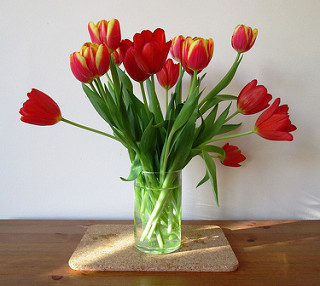
#> input picture TrainingAndDatasets/datasets/flowers_yolo/images/train/12873145295_438b8197a7_n.jpg, 320 x 286 px
$ python -i inference.py   (imports and definitions only)
#> lines starting #> are read from the running program, lines starting #| are printed output that depends on the picture; after the words box and inside, x2 and y2 are one past the last pixel; in counts of white or black regions, pixels touching at a corner belong together
#> further down, picture is the input picture: shape (286, 320, 3); mean B, G, R 128.7, 146.4, 163
from __future__ import annotations

from dataclasses import dataclass
from typing import Any, Dict, List, Optional

import cv2
import numpy as np

from .config import CONFIG


@dataclass
class Detection:
    bbox: List[float]  # [x1, y1, x2, y2]
    class_name: str
    score: float


class InferenceEngine:
    def __init__(self, model_path: Optional[str] = None, device: Optional[str] = None):
        self.model_path = model_path or CONFIG.yolo_model_path
        self.device = device or CONFIG.device
        self._yolo_model = None
        self._yolo_available_error: Optional[str] = None

        self._try_load_yolo()
#> (the call stopped at in _try_load_yolo, `self._yolo_model = YOLO(self.model_path)`: ultralytics is not available in this run)

    # --- Public API ---
    def analyze_image(self, image_bgr: np.ndarray) -> Dict[str, Any]:
        if image_bgr is None or image_bgr.size == 0:
            raise ValueError("Пустое изображение для анализа")

        if self._yolo_model is not None:
            try:
                return self._run_yolo(image_bgr)
            except Exception as e:  # Резерв к эвристике
                self._yolo_available_error = f"Ошибка инференса YOLO: {e}"

        return self._run_heuristic(image_bgr)

    # [6 lines left out: function yolo_status, not called in this run]

    # --- Private helpers ---
    def _try_load_yolo(self) -> None:
        try:
            from ultralytics import YOLO  # Lazy import

            self._yolo_model = YOLO(self.model_path)
            # Device selection is in predict call; store preferred device
        except Exception as e:
            self._yolo_model = None
            self._yolo_available_error = str(e)

    # [37 lines left out: function _run_yolo, not called in this run]

    def _run_heuristic(self, image_bgr: np.ndarray) -> Dict[str, Any]:
        # Простая эвристика Excess Green для поиска «зелени»
        image = image_bgr.copy()
        b, g, r = cv2.split(image)
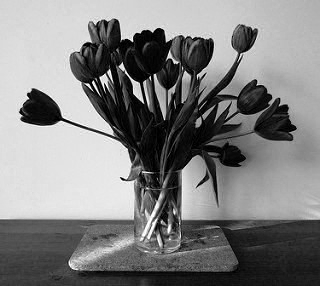
#> b: shape (286, 320); min 0, max 255, mean 128.7
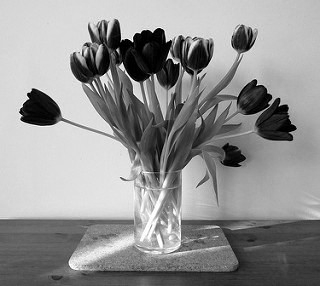
#> g: shape (286, 320); min 0, max 255, mean 146.4
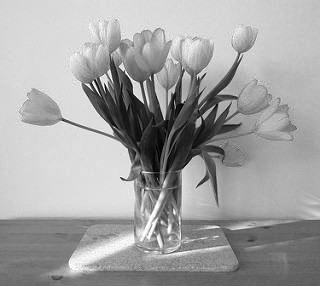
#> r: shape (286, 320); min 0, max 255, mean 163
        exg = 2 * g.astype(np.int16) - r.astype(np.int16) - b.astype(np.int16)
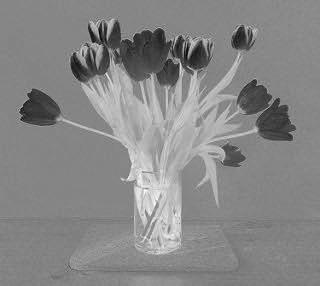
#> exg: shape (286, 320) int16; min -277, max 247, mean 1.1; drawn with min black and max white
        exg = np.clip(exg, 0, 255).astype(np.uint8)
        exg = cv2.GaussianBlur(exg, (5, 5), 0)
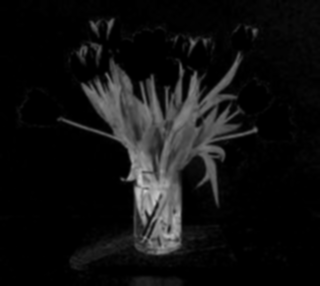
#> exg: shape (286, 320); min 0, max 200, mean 16.9

        # Адаптивный порог
        thr = cv2.adaptiveThreshold(
            exg, 255, cv2.ADAPTIVE_THRESH_GAUSSIAN_C, cv2.THRESH_BINARY, 31, -5
        )
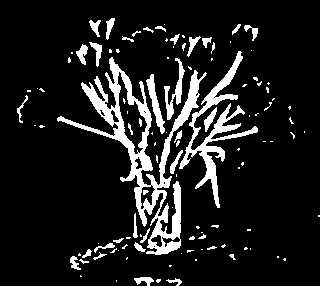
#> thr: shape (286, 320); 11.8% white; 112 white regions (73 under 20 px), largest, box (x1, y1, x2, y2) and area: (57, 57, 207, 255) 5245, (179, 51, 258, 208) 2222, (164, 58, 185, 120) 406
        # Морфологическая очистка
        kernel = np.ones((3, 3), np.uint8)
        opened = cv2.morphologyEx(thr, cv2.MORPH_OPEN, kernel, iterations=2)
#> opened: shape (286, 320); 6.6% white; 45 white regions, largest, box (x1, y1, x2, y2) and area: (206, 56, 242, 106) 514, (198, 144, 225, 195) 508, (174, 75, 199, 128) 488
        closed = cv2.morphologyEx(opened, cv2.MORPH_CLOSE, kernel, iterations=2)
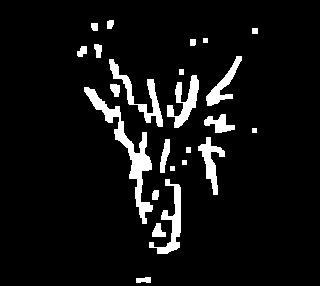
#> closed: shape (286, 320); 7% white; 24 white regions

        # Поиск контуров
        contours, _ = cv2.findContours(closed, cv2.RETR_EXTERNAL, cv2.CHAIN_APPROX_SIMPLE)
#> contours = 24 contours, 4 with area under 20; largest, box (x1, y1, x2, y2) and area: (84, 87, 153, 224) 1451, (109, 59, 163, 127) 669, (149, 179, 181, 254) 634, (167, 75, 199, 128) 604, (198, 137, 225, 195) 486

        h_img, w_img = image_bgr.shape[:2]
#> h_img = 286; w_img = 320
        img_area = float(max(1, w_img * h_img))
#> img_area = 91520

        raw_detections: List[Detection] = []
        # (det, area, aspect, vertical_factor, rectangularity, score)
        candidates: List[tuple[Detection, float, float, float, float, float]] = []
        for cnt in contours:
            area = cv2.contourArea(cnt)
            if area < max(1, CONFIG.heuristic_min_area):
                continue
            x, y, w, h = cv2.boundingRect(cnt)
            short_side = max(1, min(w, h))
            aspect = max(w, h) / float(short_side)
            area_ratio = float(area) / img_area
            rectangularity = float(area) / float(max(1, w * h))

            if area_ratio < CONFIG.heuristic_min_area_ratio:
                continue
            if rectangularity < CONFIG.heuristic_min_rectangularity:
                continue

            # Оценка вертикальности по эллипсу (если доступно)
            vertical_factor = 1.0
            if CONFIG.heuristic_prefer_vertical and len(cnt) >= 5:
                try:
                    (cx, cy), (ma, Mi), angle = cv2.fitEllipse(cnt)
                    # угол 0-180 относительно оси X; близость к 90 — вертикаль
                    diff = abs(angle - 90.0)
                    if diff > 90.0:
                        diff = 180.0 - diff
                    tol = max(1e-6, CONFIG.heuristic_vertical_tolerance_deg)
                    vertical_factor = max(0.0, 1.0 - diff / tol)
                except Exception:
                    vertical_factor = 1.0
            det = Detection(
                bbox=[float(x), float(y), float(x + w), float(y + h)],
                class_name="healthy",
                score=0.5,
            )
            raw_detections.append(det)
            if aspect >= CONFIG.heuristic_min_aspect:
                # Комбинированный скор: размер * вытянутость * вертикальность * прямоугольность
                score = float(area) * float(aspect) * float(1.0 + vertical_factor) * float(1.0 + rectangularity)
                candidates.append((det, float(area), float(aspect), float(vertical_factor), float(rectangularity), float(score)))
#> this loop made 24 passes
#> area on passes 1, 2, 3, 4, 8, 9, 11, 12, 13, 14, 16, 17: 56.5, 105, 48.5, 634, 161, 486.5, 261.5, 1451, 81, 604.5, 669, 462.5
#> (cnt, area) on passes 7, 15, 22: ([[186, 147], [186, 152], [190, 152], [190, 147]], 20), ([[179, 69], [179, 74], [183, 74], [183, 69]], 20), ([[252, 28], [252, 33], [257, 33], [257, 28]], 25)
#> after the loop, candidates = []; raw_detections = []

        detections: List[Detection]
        if CONFIG.heuristic_single_object:
            best: Optional[Detection] = None
            if candidates:
                candidates.sort(key=lambda t: t[-1], reverse=True)
                best = candidates[0][0]
            elif raw_detections:
                # если нет вытянутых — возьмём крупнейший
                raw_detections.sort(
                    key=lambda d: (d.bbox[2] - d.bbox[0]) * (d.bbox[3] - d.bbox[1]),
                    reverse=True,
                )
                best = raw_detections[0]

            if best is not None:
                best.class_name = "fruit"
                best.score = 0.9
                detections = [best]
            else:
                detections = []
        else:
            detections = raw_detections

        counts: Dict[str, int] = {}
        for d in detections:
            counts[d.class_name] = counts.get(d.class_name, 0) + 1

        return {
            "engine": "heuristic",
            "model_path": None,
            "device": self.device,
            "detections": [d.__dict__ for d in detections],
            "counts": counts,
            "note": "Использована эвристика (по зелени) как резерв",
        }

>>> import cv2
>>> picture = cv2.imread('../TrainingAndDatasets/datasets/flowers_yolo/images/train/12873145295_438b8197a7_n.jpg')
>>> result = InferenceEngine().analyze_image(picture)
#> result = 6 items

$ run again, on TrainingAndDatasets/datasets/flowers_yolo/images/train/13530687085_9b515735ef_m.jpg
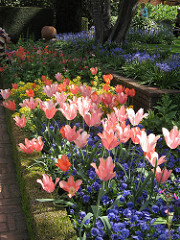
#> input picture TrainingAndDatasets/datasets/flowers_yolo/images/train/13530687085_9b515735ef_m.jpg, 180 x 240 px
#> picture is the input picture: shape (240, 180, 3); mean B, G, R 66.6, 79.2, 88.3
#> in _run_heuristic, `thr = cv2.adaptiveThreshold( exg, 255, cv2.ADAPTIVE_THRESH_GAUSSIAN_C,..`:
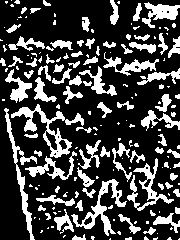
#> thr: shape (240, 180); 26% white; 180 white regions (98 under 20 px), largest, box (x1, y1, x2, y2) and area: (11, 104, 84, 158) 910, (71, 179, 127, 236) 742, (4, 108, 37, 240) 689
#> opened: shape (240, 180); 8.4% white; 63 white regions, largest, box (x1, y1, x2, y2) and area: (147, 4, 177, 20) 317, (11, 82, 32, 100) 225, (36, 82, 47, 101) 136
#> in _run_heuristic, `closed = cv2.morphologyEx(opened, cv2.MORPH_CLOSE, kernel, iterations=2)`:
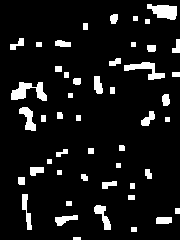
#> closed: shape (240, 180); 8.8% white; 49 white regions
#> contours = 49 contours, 9 with area under 20; largest, box (x1, y1, x2, y2) and area: (11, 82, 47, 101) 308, (147, 4, 177, 20) 285, (124, 62, 165, 80) 240, (19, 107, 36, 131) 180, (94, 205, 111, 230) 152
#> the loop in _run_heuristic, `for cnt in contours:` made 49 passes
#> area on passes 3, 4, 6, 9, 11, 12, 13, 15: 87, 114.5, 152.5, 127.5, 62, 41.5, 29, 41
#> after the loop in _run_heuristic, `for cnt in contours:`: candidates = []
#> result = 6 items

$ run again, on TrainingAndDatasets/datasets/flowers_yolo/images/train/13562271714_d534531374.jpg
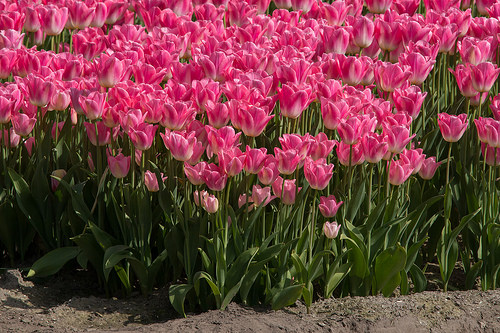
#> input picture TrainingAndDatasets/datasets/flowers_yolo/images/train/13562271714_d534531374.jpg, 500 x 333 px
#> picture is the input picture: shape (333, 500, 3); mean B, G, R 64.6, 62.1, 115
#> in _run_heuristic, `thr = cv2.adaptiveThreshold( exg, 255, cv2.ADAPTIVE_THRESH_GAUSSIAN_C,..`:
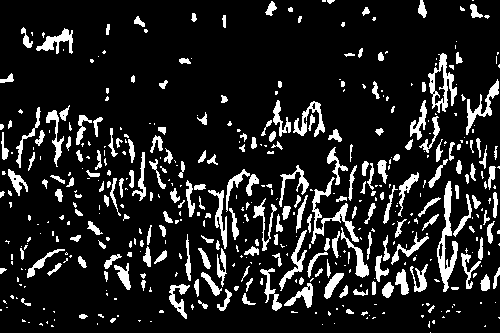
#> thr: shape (333, 500); 13.3% white; 478 white regions (270 under 20 px), largest, box (x1, y1, x2, y2) and area: (437, 181, 458, 292) 826, (311, 177, 359, 244) 664, (428, 53, 457, 113) 641
#> in _run_heuristic, `opened = cv2.morphologyEx(thr, cv2.MORPH_OPEN, kernel, iterations=2)`:
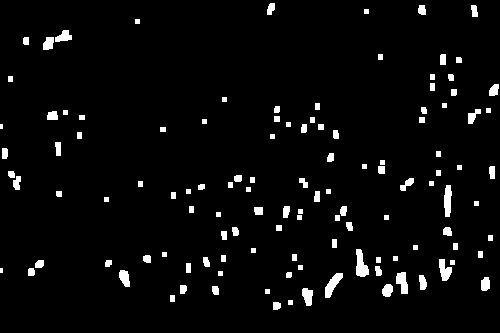
#> opened: shape (333, 500); 3.8% white; 120 white regions (2 under 20 px), largest, box (x1, y1, x2, y2) and area: (356, 249, 369, 277) 238, (325, 273, 343, 298) 217, (444, 185, 452, 217) 203
#> closed: shape (333, 500); 3.9% white; 108 white regions (2 under 20 px)
#> contours = 108 contours, 28 with area under 20; largest, box (x1, y1, x2, y2) and area: (43, 30, 72, 50) 213, (356, 249, 369, 277) 203, (325, 273, 343, 298) 186, (439, 259, 455, 281) 174, (444, 185, 452, 217) 167
#> the loop in _run_heuristic, `for cnt in contours:` made 108 passes
#> area on passes 1, 5, 6, 7, 8, 9, 10, 11: 44.5, 124, 43.5, 43.5, 96, 90, 76, 186.5
#> after the loop in _run_heuristic, `for cnt in contours:`: candidates = []
#> result = 6 items
